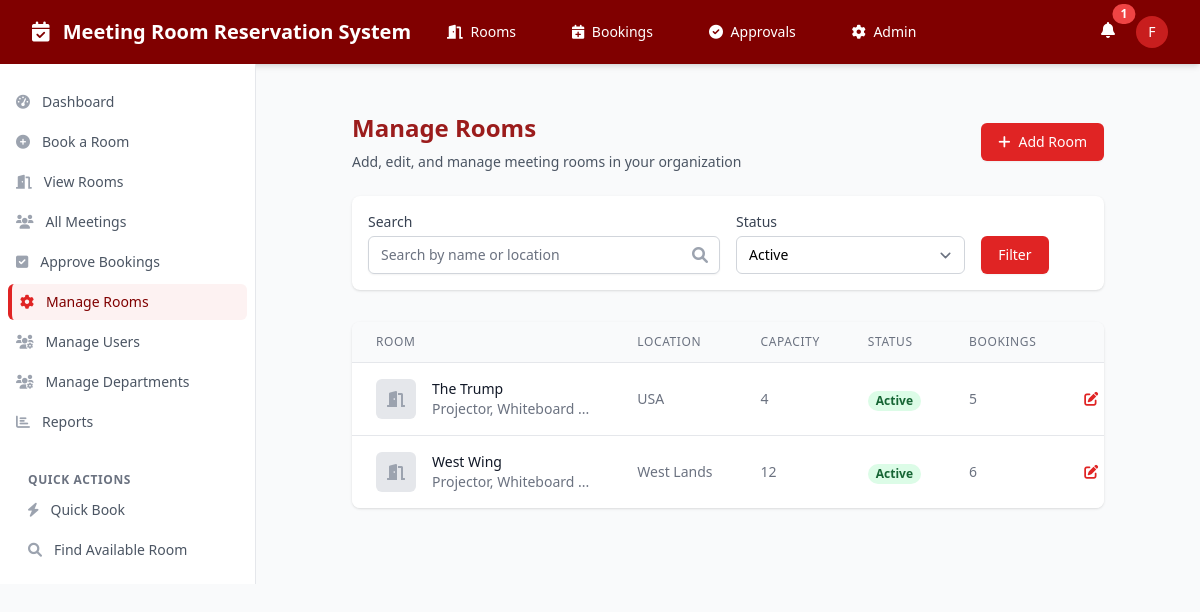
Page /manage_rooms.php (signed in) on the committed database.
### tables this page shows
CREATE TABLE boardrooms (
    room_id INTEGER PRIMARY KEY AUTOINCREMENT,
    room_name TEXT NOT NULL UNIQUE,
    capacity INTEGER NOT NULL,
    location TEXT NOT NULL,
    amenities TEXT, -- JSON string of available amenities
    is_active BOOLEAN DEFAULT TRUE,
    thumbnail_url TEXT -- URL for room image
);

### manage_rooms.php (the view, shortened to what this page needs)
<?php
require_once 'includes/header.php';
$search = isset($_GET['search']) ? '%' . $_GET['search'] . '%' : '%';
$statusFilter = isset($_GET['status']) ? $_GET['status'] : 'active';
$query = "SELECT r.*,
          (SELECT COUNT(*) FROM bookings b
           WHERE b.room_id = r.room_id
           AND b.start_time > datetime('now')
           AND b.status IN ('Pending', 'Approved')) as upcoming_bookings
          FROM boardrooms r
          WHERE (r.room_name LIKE :search OR r.location LIKE :search)";
$params = [':search' => $search];
if ($statusFilter === 'active') {
    $query .= " AND r.is_active = 1";
} elseif ($statusFilter === 'inactive') {
    $query .= " AND r.is_active = 0";
}
$query .= " ORDER BY r.is_active DESC, r.room_name";
$stmt = $db->prepare($query);
$stmt->execute($params);
$rooms = $stmt->fetchAll(PDO::FETCH_ASSOC);
?>
<main class="py-6 px-4 sm:px-6 lg:px-8">
    <div class="max-w-7xl mx-auto">
        <div class="px-4 sm:px-6 lg:px-8">
            <div class="sm:flex sm:items-center">
                <div class="sm:flex-auto">
                    <h1 class="text-2xl font-bold text-maroon-800">Manage Rooms</h1>
                    <p class="mt-2 text-sm text-gray-600">
                        Add, edit, and manage meeting rooms in your organization
                    </p>
                </div>
                <div class="mt-4 sm:mt-0 sm:ml-16 sm:flex-none">
                    <a href="add_room.php" class="inline-flex items-center px-4 py-2 border border-transparent text-sm font-medium rounded-md shadow-sm text-white bg-maroon-600 hover:bg-maroon-700 focus:outline-none focus:ring-2 focus:ring-offset-2 focus:ring-maroon-500">
                        <i class="fas fa-plus mr-2"></i> Add Room
                    </a>
                </div>
            </div>
            <div class="mt-6 bg-white shadow rounded-lg p-4">
                <form method="get" class="grid grid-cols-1 gap-y-6 gap-x-4 sm:grid-cols-6">
                    <div class="sm:col-span-3">
                        <label for="search" class="block text-sm font-medium text-gray-700">Search</label>
                        <div class="mt-1 relative rounded-md shadow-sm">
                            <input type="text" name="search" id="search" value="<?= isset($_GET['search']) ? htmlspecialchars($_GET['search']) : '' ?>"
                                class="block w-full pr-10 border-gray-300 focus:ring-maroon-500 focus:border-maroon-500 sm:text-sm rounded-md"
                                placeholder="Search by name or location">
                            <div class="absolute inset-y-0 right-0 pr-3 flex items-center pointer-events-none">
                            </div>
                        </div>
                    </div>
                    <div class="sm:col-span-2">
                        <label for="status" class="block text-sm font-medium text-gray-700">Status</label>
                        <select id="status" name="status" class="mt-1 block w-full pl-3 pr-10 py-2 text-base border-gray-300 focus:outline-none focus:ring-maroon-500 focus:border-maroon-500 sm:text-sm rounded-md">
                            <option value="active" <?= $statusFilter === 'active' ? 'selected' : '' ?>>Active</option>
                        </select>
                    </div>
                    <div class="sm:col-span-1 flex items-end">
                        <button type="submit" class="inline-flex justify-center py-2 px-4 border border-transparent shadow-sm text-sm font-medium rounded-md text-white bg-maroon-600 hover:bg-maroon-700 focus:outline-none focus:ring-2 focus:ring-offset-2 focus:ring-maroon-500">
                            Filter
                        </button>
                    </div>
                </form>
            </div>
            <div class="mt-8 bg-white shadow rounded-lg overflow-hidden">
                <div class="overflow-x-auto">
                    <table class="min-w-full divide-y divide-gray-200">
                        <thead class="bg-gray-50">
                            <tr>
                                <th scope="col" class="px-6 py-3 text-left text-xs font-medium text-gray-500 uppercase tracking-wider">
                                    Room
                                </th>
                                <th scope="col" class="px-6 py-3 text-left text-xs font-medium text-gray-500 uppercase tracking-wider">
                                    Location
                                </th>
                                <th scope="col" class="px-6 py-3 text-left text-xs font-medium text-gray-500 uppercase tracking-wider">
                                    Capacity
                                </th>
                                <th scope="col" class="px-6 py-3 text-left text-xs font-medium text-gray-500 uppercase tracking-wider">
                                    Status
                                </th>
                                <th scope="col" class="px-6 py-3 text-left text-xs font-medium text-gray-500 uppercase tracking-wider">
                                    Bookings
                                </th>
                                <th scope="col" class="relative px-6 py-3">
                                </th>
                            </tr>
                        </thead>
                        <tbody class="bg-white divide-y divide-gray-200">
                            <?php foreach ($rooms as $room): ?>
                            <tr class="<?= $room['is_active'] ? '' : 'bg-gray-50' ?>">
                                <td class="px-6 py-4 whitespace-nowrap">
                                    <div class="flex items-center">
                                        <div class="flex-shrink-0 h-10 w-10">
                                            <?php if ($room['thumbnail_url']): ?>
                                            <img class="h-10 w-10 rounded-md object-cover" src="<?= htmlspecialchars($room['thumbnail_url']) ?>" alt="">
                                            <?php else: ?>
                                            <div class="h-10 w-10 rounded-md bg-gray-200 flex items-center justify-center text-gray-400">
                                                <i class="fas fa-door-open"></i>
                                            </div>
                                            <?php endif; ?>
                                        </div>
                                        <div class="ml-4">
                                            <div class="text-sm font-medium text-gray-900"><?= htmlspecialchars($room['room_name']) ?></div>
                                            <?php if (!empty($room['amenities'])):
                                                $amenities = json_decode($room['amenities'], true); ?>
                                            <div class="text-sm text-gray-500">
                                                <?= implode(', ', array_slice($amenities, 0, 2)) ?>
                                                <?= count($amenities) > 2 ? '...' : '' ?>
                                            </div>
                                            <?php endif; ?>
                                        </div>
                                    </div>
                                </td>
                                <td class="px-6 py-4 whitespace-nowrap text-sm text-gray-500">
                                    <?= htmlspecialchars($room['location']) ?>
                                </td>
                                <td class="px-6 py-4 whitespace-nowrap text-sm text-gray-500">
                                    <?= $room['capacity'] ?>
                                </td>
                                <td class="px-6 py-4 whitespace-nowrap">
                                    <span class="px-2 inline-flex text-xs leading-5 font-semibold rounded-full
                                        <?= $room['is_active'] ? 'bg-green-100 text-green-800' : 'bg-gray-100 text-gray-800' ?>">
                                        <?= $room['is_active'] ? 'Active' : 'Inactive' ?>
                                    </span>
                                </td>
                                <td class="px-6 py-4 whitespace-nowrap text-sm text-gray-500">
                                    <?= $room['upcoming_bookings'] ?>
                                </td>
                                <td class="px-6 py-4 whitespace-nowrap text-right text-sm font-medium">
                                    <div class="flex justify-end space-x-2">
                                        <a href="edit_room.php?id=<?= $room['room_id'] ?>" class="text-maroon-600 hover:text-maroon-900">
                                            <i class="fas fa-edit"></i>
                                        </a>
                                    </div>
                                </td>
                            </tr>
                            <?php endforeach; ?>
                        </tbody>
                    </table>
                </div>
            </div>
        </div>
    </div>
</main>
</body>
</html>

### rows in the picture
boardrooms: room_name "The Trump", amenities "Projector, Whiteboard", location "USA", capacity "4", is_active "Active", upcoming_bookings "5"
boardrooms: room_name "West Wing", amenities "Projector, Whiteboard", location "West Lands", capacity "12", is_active "Active", upcoming_bookings "6"

### other values in the picture
$unreadNotifications "1"
substr($_SESSION['first_name'], 0, 1) "F"
